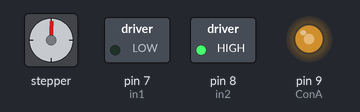
Recording of a sketch running on a simulated Arduino Uno, built with avr-gcc and run on an emulated ATmega328P. On the bench: stepper motor, switched loads named in the sketch (green lamp = pin HIGH), output pins drawn as LEDs (lit = HIGH). Stepper angles assume 200 steps per turn.

Above: at 0.15 s.
At 9.82 s:
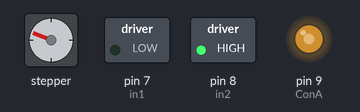
At 19.8 s:
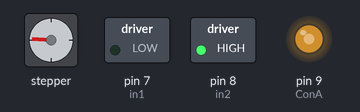
At 39.76 s:
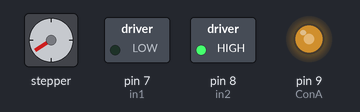
Timing chart, 0 to 40.0 s (numbered marks = the images above):
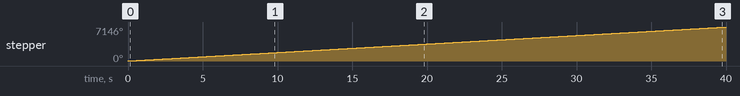

The sketch:

Motor_Control_CPA.ino
```cpp
// Design of Chaotic Pendulum with a Variable Interaction Potential
// Motor Control Arduino Code

// Determine the pins where DC motor is connected
int in1 = 7;
int in2 = 8;
int ConA = 9;

// import the step motor library
#include <Stepper.h>
// determine the step number
const int stepsPerRevolution = 200;
// initialize the library for step motor which is connectted to pins 10-13
Stepper myStepper(stepsPerRevolution, 10, 11, 12, 13);

void setup() {

  //Define the pin modes
  pinMode(in1, OUTPUT);
  pinMode(in2, OUTPUT);
  pinMode(ConA, OUTPUT);

  //turn DC motor
  TurnMotorA();

  // set the speed of step motor at 30 rpm:
  myStepper.setSpeed(30);

  // initialize the serial port:
  Serial.begin(57600);
}

// Define a function for DC motor. Speed range is 0-255
void TurnMotorA(){
  digitalWrite(in1, LOW);
  digitalWrite(in2, HIGH);
  analogWrite(ConA,150);
  }

void loop() {
  TurnMotorA();
  myStepper.step(stepsPerRevolution);
}
```

Measured:
- by itself, stepper: keeps turning clockwise at about 179°/s
